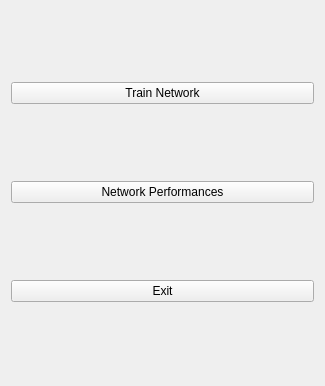
<?xml version="1.0" encoding="UTF-8"?>
<ui version="4.0">
 <class>HomeWindow</class>
 <widget class="QWidget" name="HomeWindow">
  <property name="geometry">
   <rect>
    <x>0</x>
    <y>0</y>
    <width>325</width>
    <height>386</height>
   </rect>
  </property>
  <property name="windowTitle">
   <string>Hand gesture recognition</string>
  </property>
  <layout class="QHBoxLayout" name="horizontalLayout">
   <item>
    <layout class="QVBoxLayout" name="verticalLayout">
     <item>
      <widget class="QPushButton" name="trainButton">
       <property name="text">
        <string>Train Network</string>
       </property>
      </widget>
     </item>
     <item>
      <widget class="QPushButton" name="perfButton">
       <property name="text">
        <string>Network Performances</string>
       </property>
      </widget>
     </item>
     <item>
      <widget class="QPushButton" name="exitButton">
       <property name="text">
        <string>Exit</string>
       </property>
      </widget>
     </item>
    </layout>
   </item>
  </layout>
 </widget>
 <resources/>
 <connections/>
</ui>
